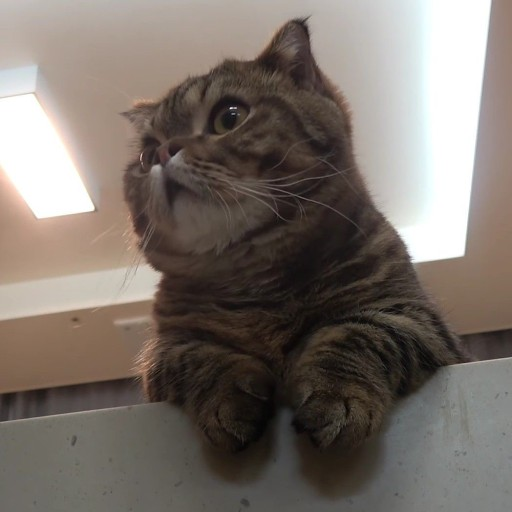
#> input picture IMAGE/lulu.jpg, 512 x 512 px, found by its file name
$ python cv_line.py
#> lines starting #> are read from the running program, lines starting #| are printed output that depends on the picture; after the words box and inside, x2 and y2 are one past the last pixel; in counts of white or black regions, pixels touching at a corner belong together
import cv2 as cv
import numpy as np

img = "openCV_Test\IMAGE\lulu.jpg"

img1 = cv.imread(img)  #ex) cv.imread(r'C:\Users\starry_night.jpg')
#> img1 is the input picture: shape (512, 512, 3); mean B, G, R 105.4, 112.4, 121.5
target_img = img1.copy()
img1_gray = cv.cvtColor(img1, cv.COLOR_RGB2GRAY)
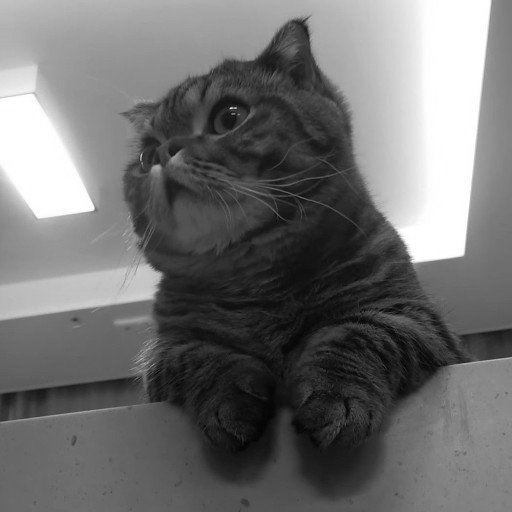
#> img1_gray: shape (512, 512); min 1, max 255, mean 111.3
rtn, img1_thr = cv.threshold(img1_gray, 127, 255, cv.THRESH_BINARY)
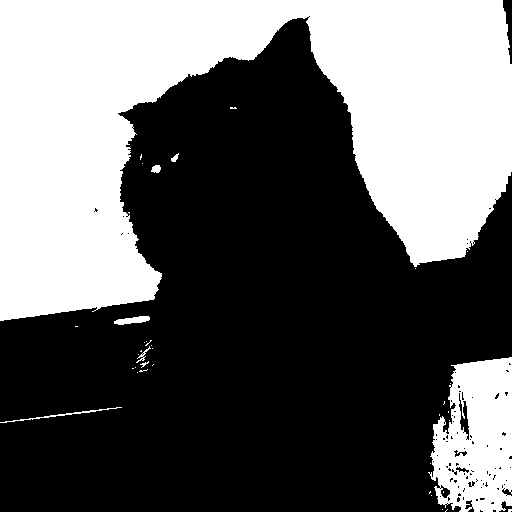
#> img1_thr: shape (512, 512); 39.3% white; 39 white regions (31 under 20 px)

contours, hierarchty = cv.findContours(img1_thr, cv.RETR_LIST, cv.CHAIN_APPROX_NONE)
#> contours = 145 contours, 133 with area under 20; largest, box (x1, y1, x2, y2) and area: (0, 0, 512, 321) 91825, (428, 357, 512, 512) 10035, (458, 392, 470, 441) 270, (114, 316, 150, 325) 162, (440, 484, 451, 499) 88

COLOR = (0, 200, 0)
cv.drawContours(target_img, contours, -1, COLOR, 2)
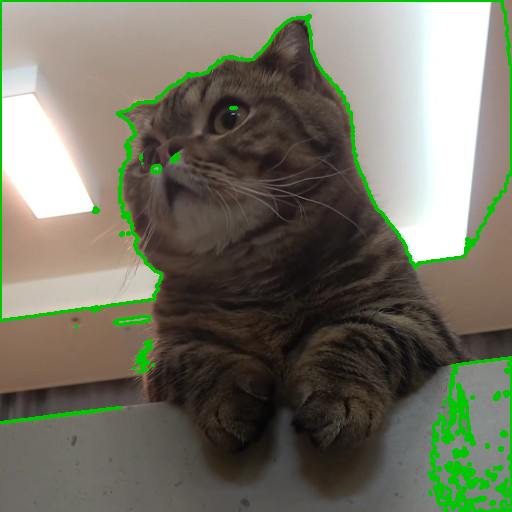
#> target_img: shape (512, 512, 3); 4.51% of pixels changed, all inside (x1, y1, x2, y2) = (0, 0, 512, 512)


cv.imshow('img', img1)
cv.imshow("gray", img1_gray)
cv.imshow('contours', target_img)
cv.waitKey(0)
cv.destroyAllWindows()

$ run again, with IMAGE/expressway.jpg copied over IMAGE/lulu.jpg
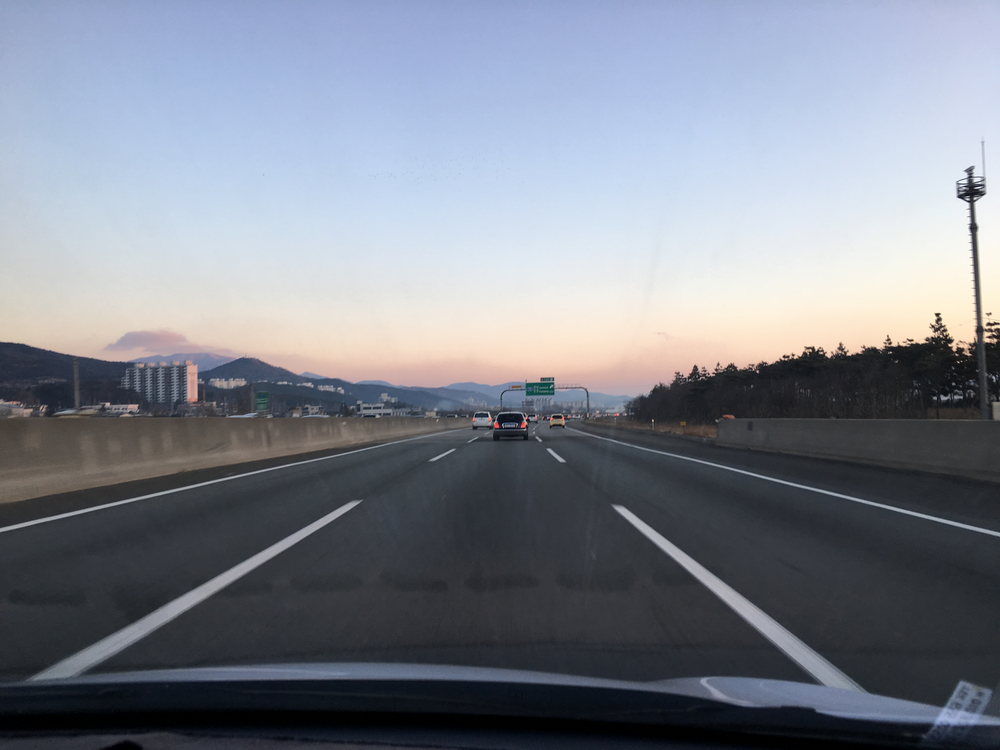
#> input picture IMAGE/expressway.jpg, 1000 x 750 px, found by its file name
#> img1 is the input picture: shape (750, 1000, 3); mean B, G, R 141.6, 130.9, 125.8
#> `rtn, img1_thr = cv.threshold(img1_gray, 127, 255, cv.THRESH_BINARY)`:
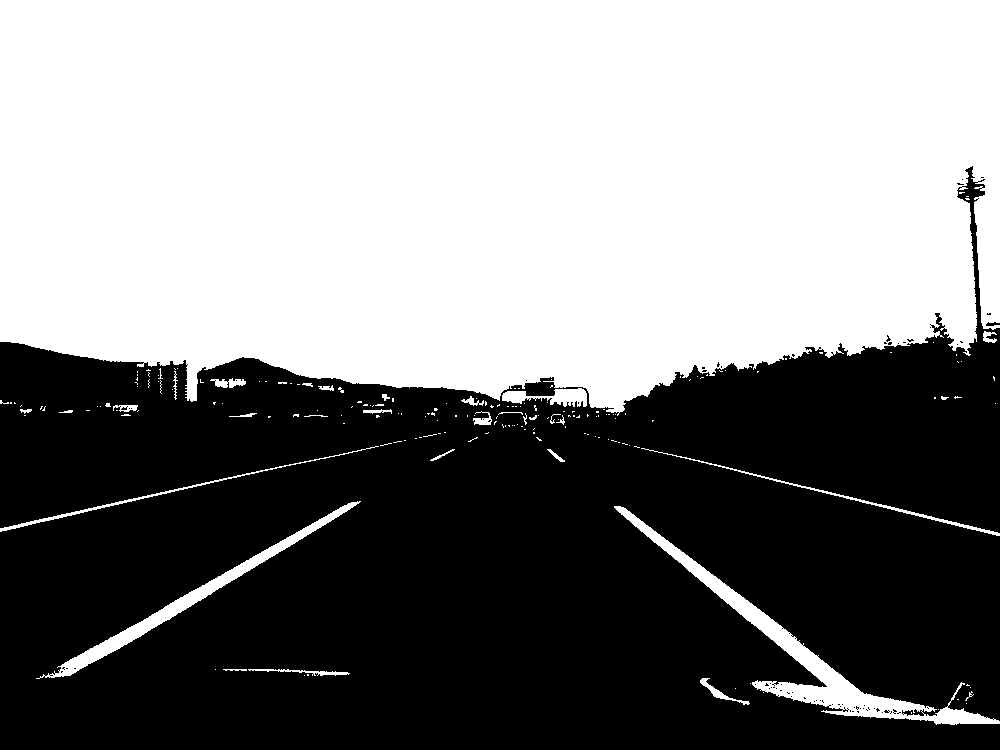
#> img1_thr: shape (750, 1000); 51.2% white; 71 black regions (69 under 20 px)
#> contours = 310 contours, 286 with area under 20; largest, box (x1, y1, x2, y2) and area: (0, 0, 1000, 416) 365874, (614, 506, 1000, 725) 7425, (36, 501, 361, 679) 3467, (502, 388, 587, 407) 736, (641, 448, 1000, 536) 479
#> `cv.drawContours(target_img, contours, -1, COLOR, 2)`:
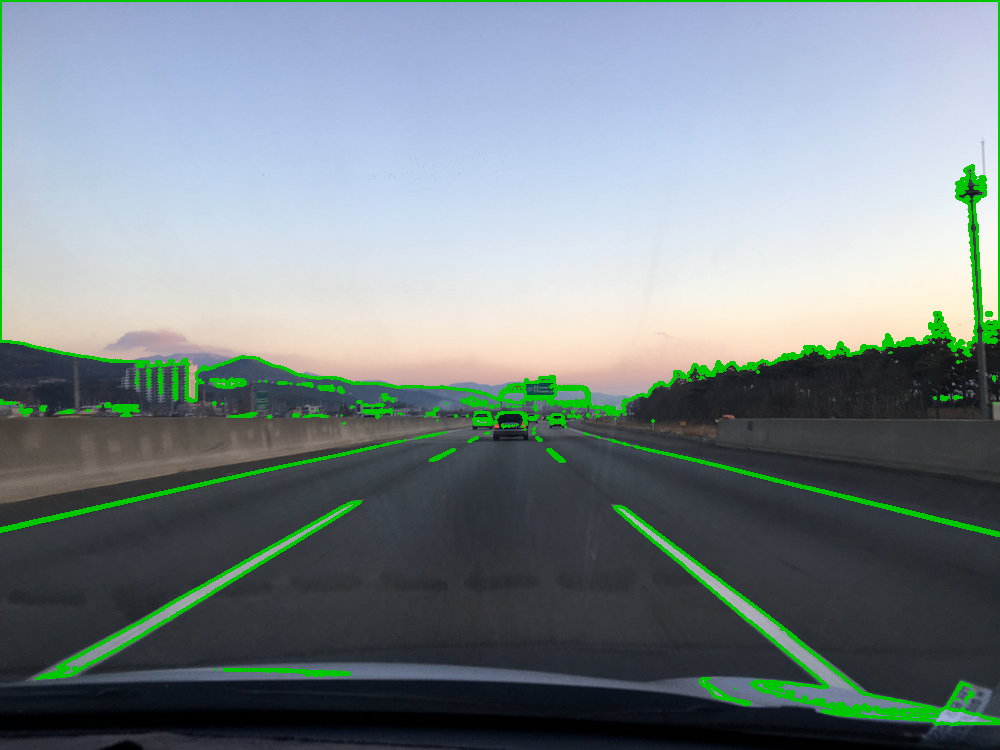
#> target_img: shape (750, 1000, 3); 3.77% of pixels changed, all inside (x1, y1, x2, y2) = (0, 0, 1000, 726)

$ run again, with IMAGE/viewimage.jpg copied over IMAGE/lulu.jpg
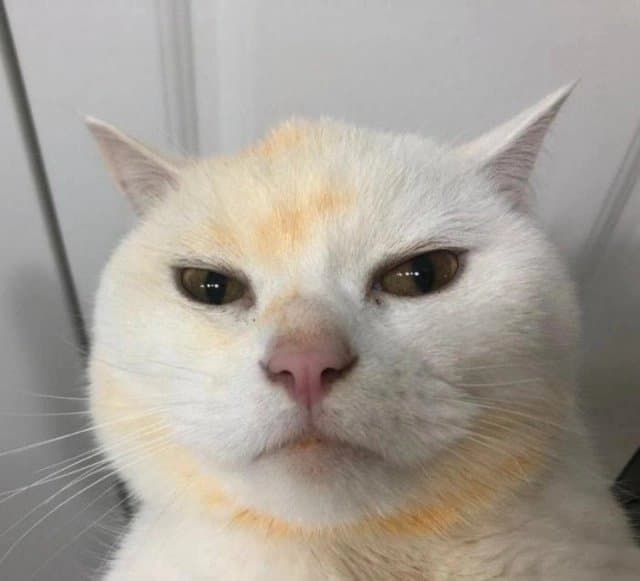
#> input picture IMAGE/viewimage.jpg, 640 x 581 px, found by its file name
#> img1 is the input picture: shape (581, 640, 3); mean B, G, R 151.6, 160, 166.4
#> `rtn, img1_thr = cv.threshold(img1_gray, 127, 255, cv.THRESH_BINARY)`:
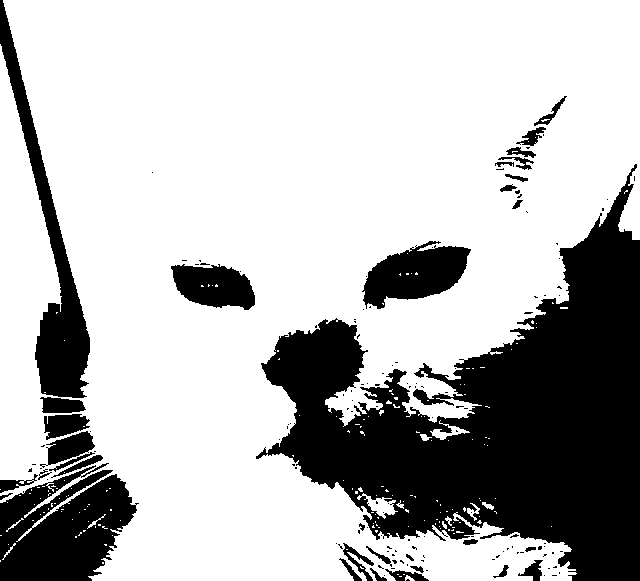
#> img1_thr: shape (581, 640); 72.2% white; 145 black regions (112 under 20 px)
#> contours = 354 contours, 314 with area under 20; largest, box (x1, y1, x2, y2) and area: (0, 0, 640, 581) 275588, (361, 240, 472, 310) 4579, (170, 263, 256, 311) 2874, (45, 430, 96, 466) 1012, (43, 413, 91, 441) 878
#> `cv.drawContours(target_img, contours, -1, COLOR, 2)`:
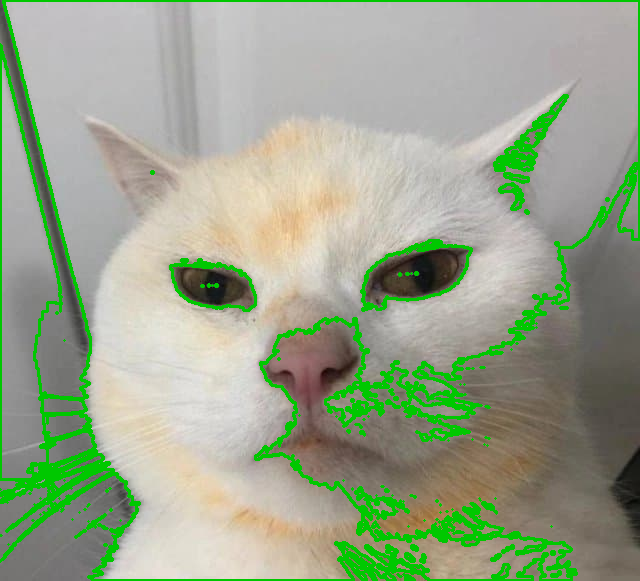
#> target_img: shape (581, 640, 3); 8.59% of pixels changed, all inside (x1, y1, x2, y2) = (0, 0, 640, 581)
